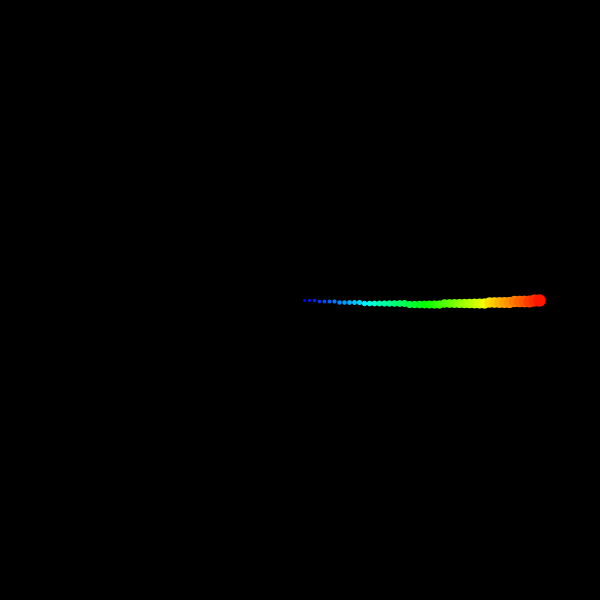
Frame 1 (no input)
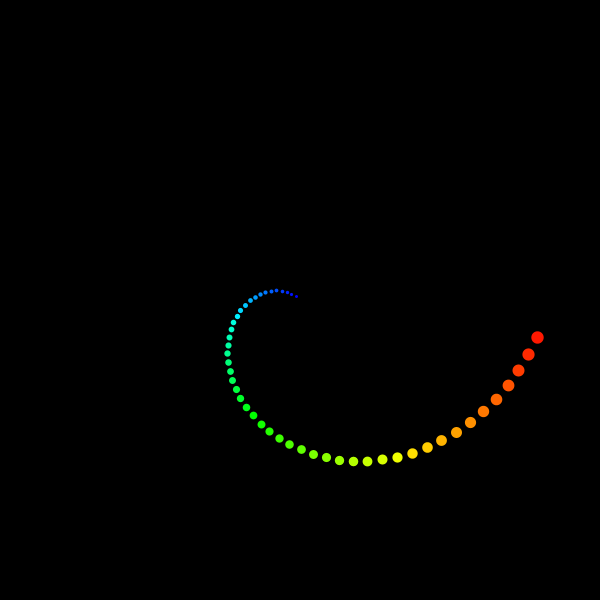
Frame 60 (the mouse pressed at the canvas centre just before this capture)
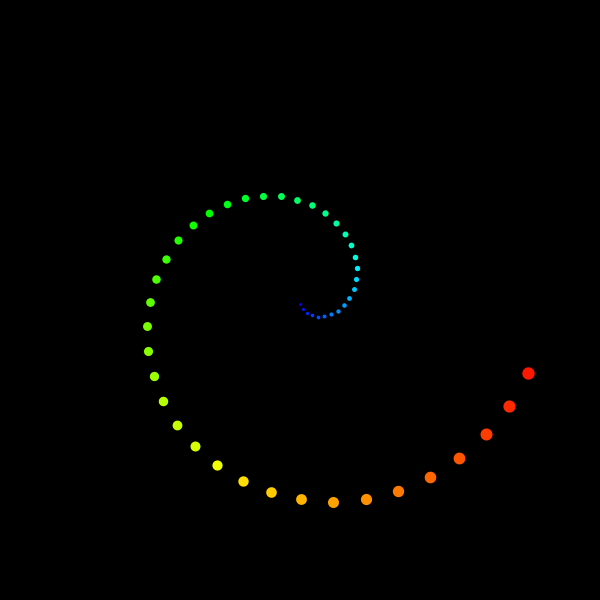
Frame 120 (the mouse held since frame 60 and released just before this capture)

The Processing sketch that drew these frames (run headless with seeded random() and noise(); from frame 60 on, the mouse is pressed at the canvas centre):

// Processing sketch: processing_157833
// ── processing_157833.pde


float angle[] = new float[48];
boolean run;

void setup(){
  size(600,600);
  for(int i=0;i<48;i++){
    angle[i]=0;
  }
  run = true;
}

void draw(){
  background(0);

  for(int i=0;i<48;i++){    
    float angle_t = (13*360/48*(49-(float)i))/1300;
    if (run) angle[i]+=angle_t;
    angle[i]%=360;;
  }

  for(int i=0;i<48;i++){
    pushMatrix();
    translate(300,300);
    rotate(angle[i]/180*PI);
    color c = rainbow(i);
    stroke(c);
    strokeWeight((float)i/5+3);
    point(i*5+5,0);
    popMatrix();    
  }
}

void keyPressed(){
  if (key == 'a') run = false;
  if (key == 's') run = true;
}

color rainbow(int k){
  int i = 160-k*160/48;
  int r; //0~40:255 40~80:255~0 80~160:0 160~200 0~255 
    int g; //0~40:0~255 40~120 255 120~160 255~0 ~200 0 
    int b; //0~80:0 80~120:0~255 ~200 255
    r = 255/40*(i-160);
    g = 0;
    b = 255;
    if (i<160){
      r = 0;
      g = 255/40*(40-(i-120));
    }
    if (i<120){
      g = 255;
      b = 255/40*(i-80);
    }
    if (i<80){
      r = 255/40*(40-(i-40));
      b = 0;
    }
    if (i<40){
      r=255;
      g=255/40*i;
      b=0;
    }
    color c = color(r,g,b);
    return c;
}
